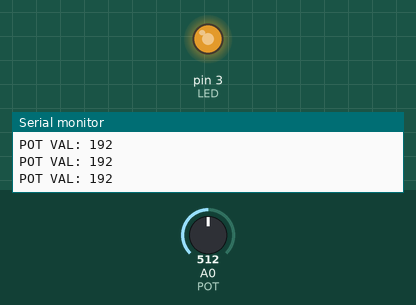
The sketch below on a simulated Arduino Uno, built with avr-gcc and run on an emulated ATmega328P. Shown: output pins drawn as LEDs (lit = HIGH), the last lines printed to the serial monitor. The inputs (shaded band) are chosen by the test bench; at power-on: A0 (POT) = 512.

Above: at 1.2 s.
1.3 s: A0 (POT) set to 122
At 2.1 s:
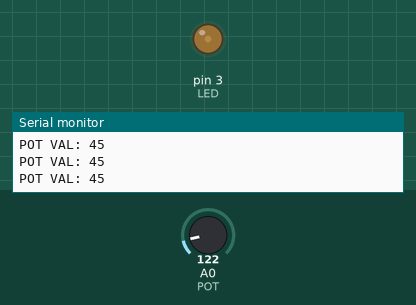
2.8 s: A0 (POT) set to 306
At 3.3 s:
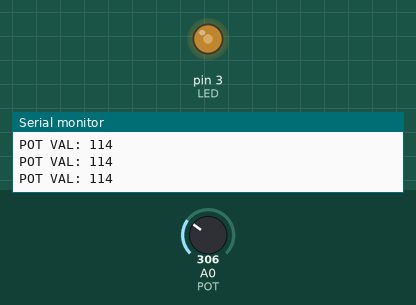
4.3 s: A0 (POT) set to 0
At 5.5 s:
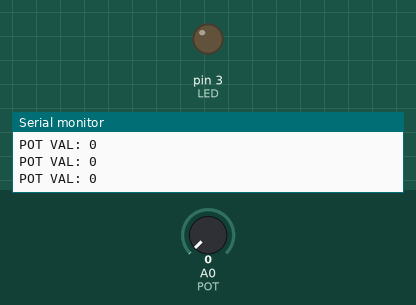
Timing chart, 0 to 7.3 s (numbered marks = the images above; inputs shaded):
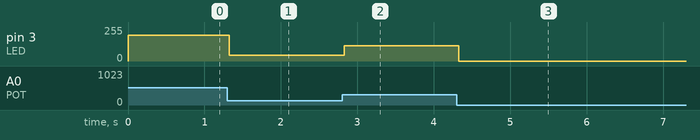

The sketch:

potansiyometre_led_kontrol.ino
```cpp
#define LED 3
#define POT A0

int potVal = 0;

void setup() {
  pinMode(LED,OUTPUT);
  pinMode(POT,INPUT);

  Serial.begin(9600);
  Serial.println("BAŞLADI");
}

void loop() {
  potVal = analogRead(POT);
  Serial.print("POT VAL: ");
  potVal= map(potVal,0,680,0,255);
  Serial.println(potVal);
  analogWrite(LED,potVal);

}
```

Measured:
- after the input at 1.3 s, pin 3 (LED): 192/255 → 45/255 at once
- after the input at 2.8 s, pin 3 (LED): 45/255 → 114/255 at once
- after the input at 4.3 s, pin 3 (LED): 114/255 → 0/255 at once
